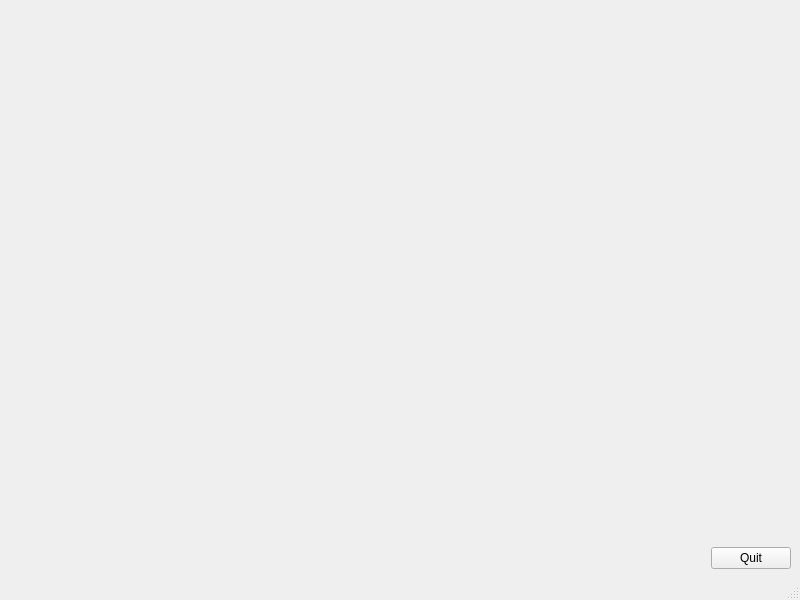
<?xml version="1.0" encoding="UTF-8"?>
<ui version="4.0">
 <class>MainWindow</class>
 <widget class="QMainWindow" name="MainWindow">
  <property name="geometry">
   <rect>
    <x>0</x>
    <y>0</y>
    <width>800</width>
    <height>600</height>
   </rect>
  </property>
  <property name="windowTitle">
   <string>MainWindow</string>
  </property>
  <widget class="QWidget" name="centralwidget">
   <layout class="QGridLayout" name="gridLayout">
    <item row="0" column="0">
     <widget class="QWidget" name="widget" native="true">
      <property name="sizePolicy">
       <sizepolicy hsizetype="Preferred" vsizetype="Expanding">
        <horstretch>0</horstretch>
        <verstretch>0</verstretch>
       </sizepolicy>
      </property>
     </widget>
    </item>
    <item row="1" column="0">
     <layout class="QHBoxLayout" name="horizontalLayout">
      <item>
       <spacer name="horizontalSpacer">
        <property name="orientation">
         <enum>Qt::Horizontal</enum>
        </property>
        <property name="sizeHint" stdset="0">
         <size>
          <width>40</width>
          <height>20</height>
         </size>
        </property>
       </spacer>
      </item>
      <item>
       <widget class="QPushButton" name="pushButton">
        <property name="text">
         <string>Quit</string>
        </property>
       </widget>
      </item>
     </layout>
    </item>
   </layout>
  </widget>
  <widget class="QMenuBar" name="menubar">
   <property name="geometry">
    <rect>
     <x>0</x>
     <y>0</y>
     <width>800</width>
     <height>24</height>
    </rect>
   </property>
  </widget>
  <widget class="QStatusBar" name="statusbar"/>
 </widget>
 <resources/>
 <connections>
  <connection>
   <sender>pushButton</sender>
   <signal>clicked()</signal>
   <receiver>MainWindow</receiver>
   <slot>close()</slot>
   <hints>
    <hint type="sourcelabel">
     <x>757</x>
     <y>548</y>
    </hint>
    <hint type="destinationlabel">
     <x>664</x>
     <y>540</y>
    </hint>
   </hints>
  </connection>
 </connections>
</ui>
